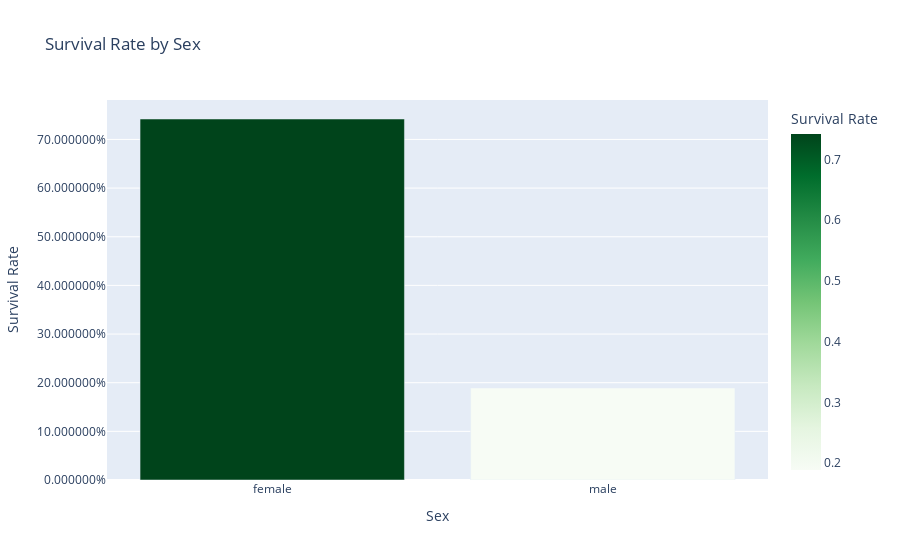

The code cell stored with this chart in its notebook:
### Code cell
# Your DataFrame and calculation
data = passenger_df_train[['Sex', 'Survived']].groupby(['Sex'], as_index=False).mean().sort_values(by='Survived', ascending=False)

# Create a bar plot using Plotly Express
fig = px.bar(data, x='Sex', y='Survived', title='Survival Rate by Sex',
             labels={'Sex': 'Sex', 'Survived': 'Survival Rate'},
             color='Survived', color_continuous_scale='greens')

# Update layout
fig.update_layout(xaxis=dict(tickmode='linear'), yaxis_tickformat='%')

# Show the plot
fig.show()

### Figure 1 — Plotly figure (JSON) as saved in the notebook; plotly's stock layout.template omitted (floating-point values rounded to 4 significant figures)
{"data": [{"alignmentgroup": "True", "hovertemplate": "Sex=%{x}<br>Survival Rate=%{marker.color}<extra></extra>", "legendgroup": "", "marker": {"color": [0.742, 0.1889], "coloraxis": "coloraxis", "pattern": {"shape": ""}}, "name": "", "offsetgroup": "", "orientation": "v", "showlegend": false, "textposition": "auto", "type": "bar", "x": ["female", "male"], "xaxis": "x", "y": [0.742, 0.1889], "yaxis": "y"}], "layout": {"autosize": true, "barmode": "relative", "coloraxis": {"colorbar": {"title": {"text": "Survival Rate"}}, "colorscale": [[0, "rgb(247,252,245)"], [0.125, "rgb(229,245,224)"], [0.25, "rgb(199,233,192)"], [0.375, "rgb(161,217,155)"], [0.5, "rgb(116,196,118)"], [0.625, "rgb(65,171,93)"], [0.75, "rgb(35,139,69)"], [0.875, "rgb(0,109,44)"], [1, "rgb(0,68,27)"]]}, "legend": {"tracegroupgap": 0}, "title": {"text": "Survival Rate by Sex"}, "xaxis": {"anchor": "y", "autorange": true, "domain": [0, 1], "range": [-0.5, 1.5], "tickmode": "linear", "title": {"text": "Sex"}, "type": "category"}, "yaxis": {"anchor": "x", "autorange": true, "domain": [0, 1], "range": [0, 0.7811], "tickformat": "%", "title": {"text": "Survival Rate"}, "type": "linear"}}}
